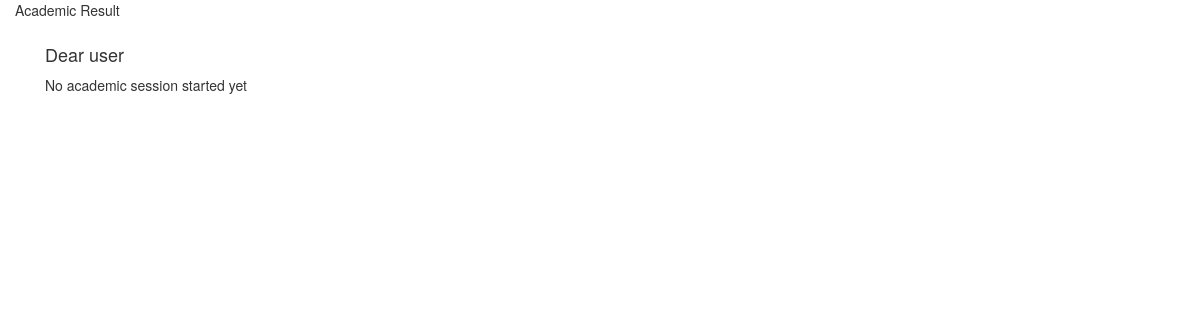
Before: /ryear.php with the older database file.
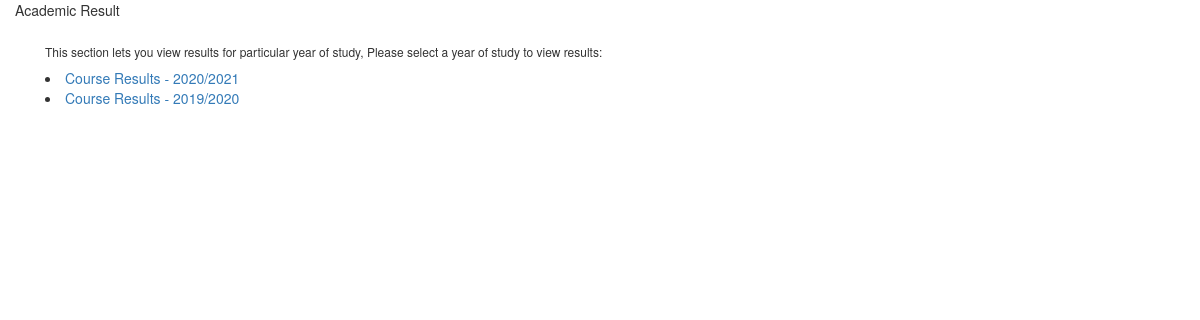
After: the same page with the newer database file.
### tables this page shows
CREATE TABLE `semisterstate` (
  `seID` varchar(20) NOT NULL,
  `sestateID` varchar(20) NOT NULL,
  `sem1st` varchar(20) NOT NULL,
  `sem1end` varchar(20) NOT NULL,
  `sem2st` varchar(20) NOT NULL,
  `sem2end` varchar(20) NOT NULL,
  `sem1state` varchar(20) NOT NULL,
  `sem2state` varchar(20) NOT NULL,
  PRIMARY KEY (`seID`)
);

### ryear.php (the view, shortened to what this page needs)
<!DOCTYPE html>
<html>
<head>
    <link href="../vendor/bootstrap4/css/bootstrap.min.css" rel="stylesheet" id="bootstrap-css">
    <link rel="stylesheet" href="../assets/fonts/fontawesome-all.min.css">
</head>
<body id="page-top">
    <div class="d-flex flex-column" id="content-wrapper">
        <div id="content">
            <div class="container-fluid">
                <div class="row">
                    <div class="col-lg-12 col-xl-12 col-sm-12">
                        <div class="card shadow mb-4">
                            <div class="card-header d-flex justify-content-between align-items-center">
                                Academic Result
                            </div>
                            <div class="card-body">
                                <div class="container">
                                    <div class="panel-body">
                                        <div class="panel-group" id="accordion">
                                            <div id="prog" class="row">
                                                <?php
$a = 0;
$search = "SELECT DISTINCT * FROM `semisterstate` ORDER BY seID DESC";
$returned = mysqli_query($db, $search);
if (mysqli_num_rows($returned) > 0) {
    while ($oursem = mysqli_fetch_assoc($returned)) {
        if ($a == 0) {
            ?>
                                                <div class="col-sm-12 col-md-12">
                                                    <div class="card">
                                                        <div class="card-body">
                                                            <h6 class="card-title font-italic font-weight-bold">This
                                                                section lets you
                                                                view
                                                                results for particular year of study, Please select a
                                                                year of study to view results:</h6>
                                                            <?php $a++;}?>
                                                            <li><a
                                                                    href="result1.php?year=<?php echo substr($oursem['seID'], 5) ?>">
                                                                    Course Results - <?php echo $oursem['seID'] ?>
                                                                </a></li>
                                                            <?php
$a++;
    }
    ?>
                                                        </div>
                                                    </div>
                                                </div>
                                                <?php
} else {
    ?>
                                                <div class="col-sm-12 col-md-12">
                                                    <div class="card">
                                                        <div class="card-body bg-gradient-warning">
                                                            <h4 class="card-title">Dear user</h4>
                                                            <p class="card-text text-dark font-italic font-weight-bold">
                                                                No academic
                                                                session started
                                                                yet
                                                            </p>
                                                        </div>
                                                    </div>
                                                </div>
                                                <?php
}
?>
                                            </div>
                                        </div>
                                    </div>
                                </div>
                            </div>
                        </div>
                    </div>
                </div>
            </div>
        </div>
    </div>
</body>
</html>

Changed rows visible on the page:
added semisterstate: shows "This section lets you view results for particular year of study, Please select a year of study to view results:", seID "2020/2021"
added semisterstate: seID "2019/2020"
Other visible differences:
text no longer shown: "Dear user No academic session started yet"
